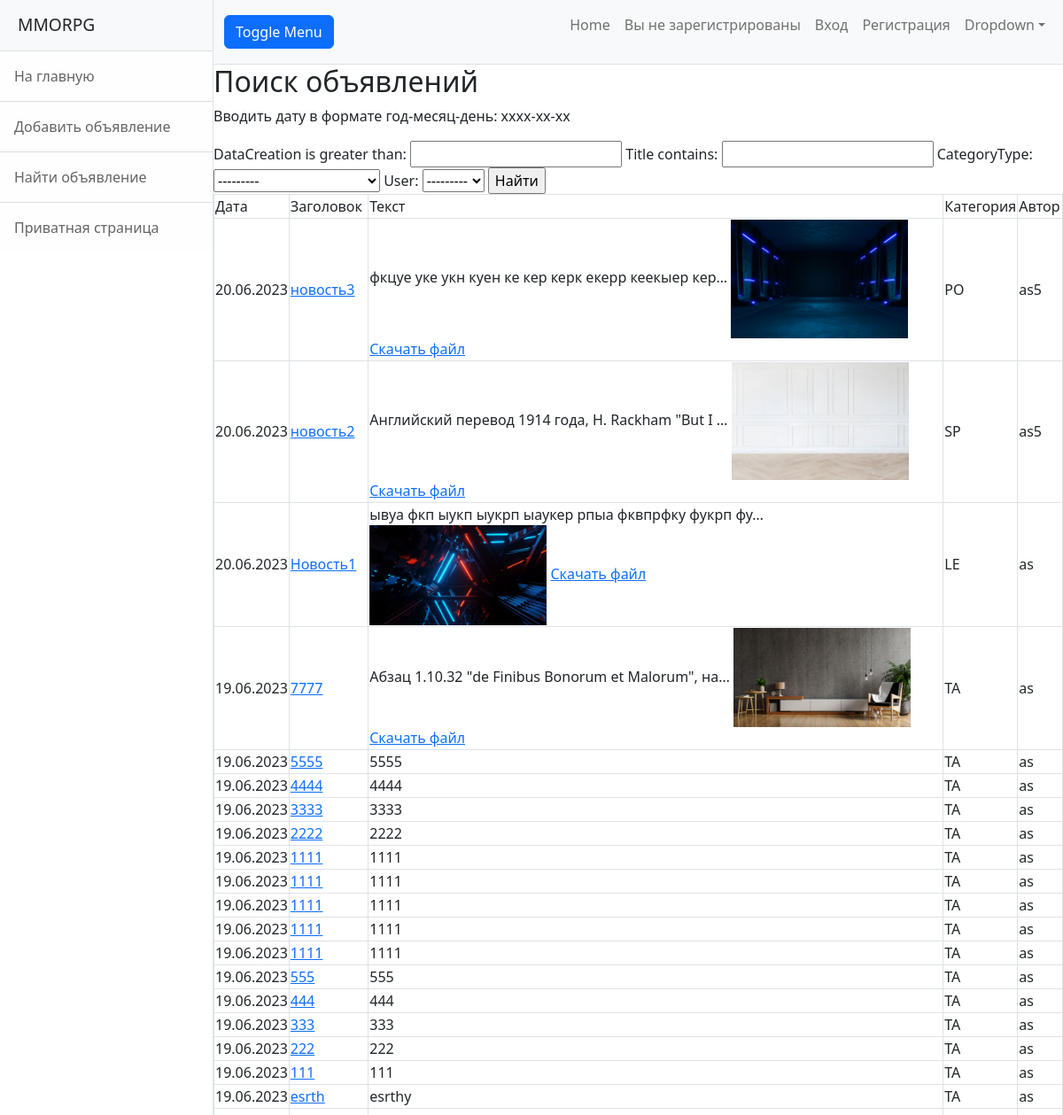
Page /posts/search/ (upper part) on the earlier database version.
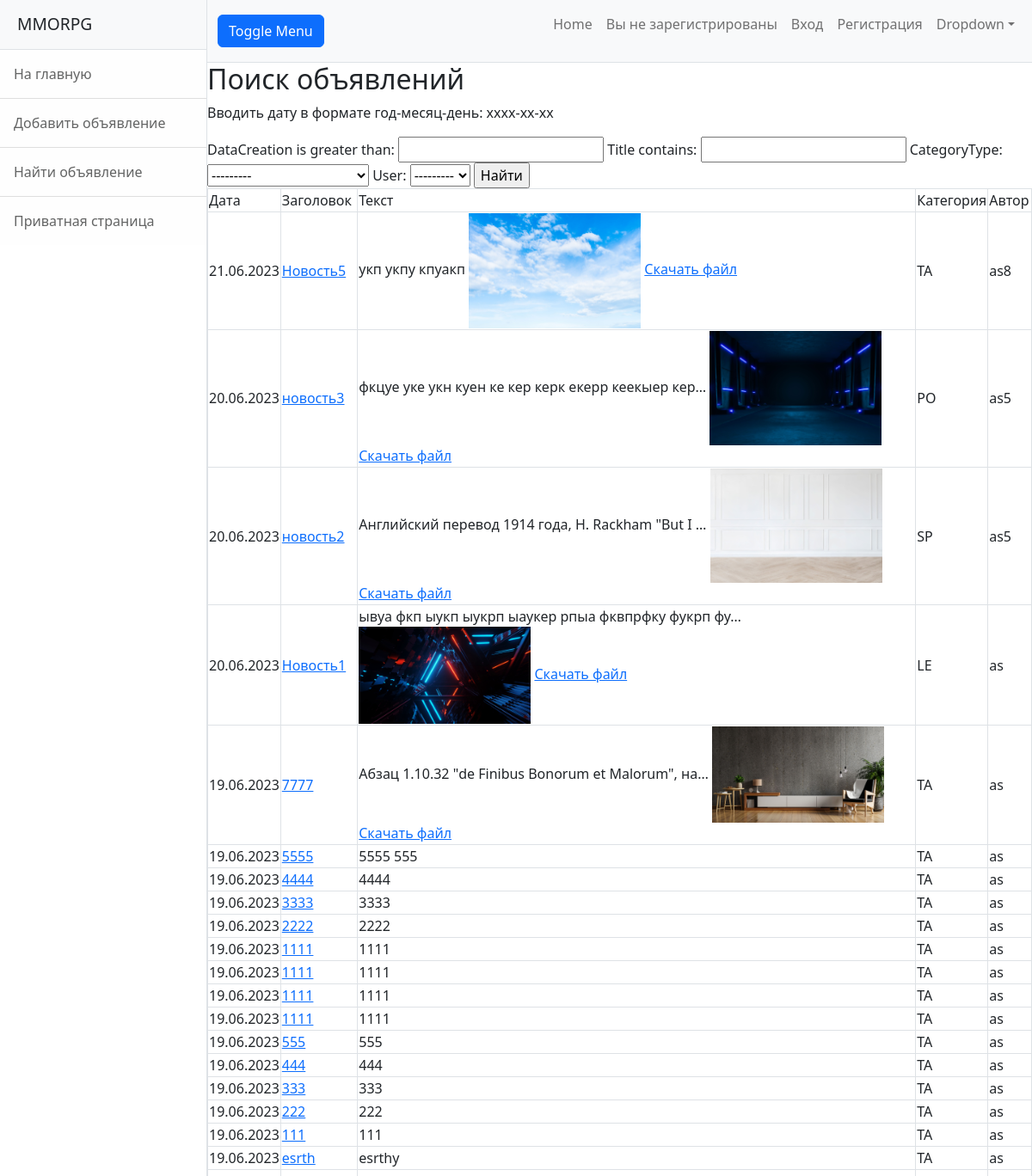
Same page on the later database version.
### postsapp/models.py (models this page shows, shortened)
class Post(models.Model):
    tanks = 'TA'
    gila = 'GI'
    dd = 'DD'
    merchants = 'ME'
    guildmasters = 'GU'
    questgivers = 'QU'
    blacksmiths = 'BL'
    leatherworkers = 'LE'
    potions = 'PO'
    spell_masters = 'SP'
    CATEGORY_CHOICES = [
        (tanks, 'Танки'),
        (gila, 'Хилы'),
        (dd, 'ДД'),
        (merchants, 'Торговцы'),
        (guildmasters, 'Гилдмастеры'),
        (questgivers, 'Квестгиверы'),
        (blacksmiths, 'Кузнецы'),
        (leatherworkers, 'Кожевники'),
        (potions, 'Зельевары'),
        (spell_masters, 'Мастера заклинаний'),
    ]
    dataCreation = models.DateTimeField(auto_now_add=True)
    user = models.ForeignKey(User, null=True, on_delete=models.CASCADE)
    title = models.CharField(max_length=128)
    categoryType = models.CharField(max_length=2, choices=CATEGORY_CHOICES, default=tanks)
    contentText = models.TextField()
    contentImage = models.ImageField(upload_to=user_directory_path, blank=True)
    contentFile = models.FileField(upload_to=user_directory_path, blank=True)
    is_private = models.BooleanField(default=False)

### postsapp/views.py (the view)
# urls.py: path('search/', PostsSearchView.as_view(), name='search'),
class PostsSearchView(ListView):
    model = Post  # указываем модель, объекты которой мы будем выводить
    template_name = 'search.html'  # указываем имя шаблона, в котором будет лежать HTML, в нём будут все инструкции о том, как именно пользователю должны вывестись наши объекты
    ordering = ['-dataCreation']
    paginate_by = 6
    def get_context_data(self, **kwargs):  # забираем отфильтрованные объекты переопределяя метод get_context_data у наследуемого класса (привет, полиморфизм, мы скучали!!!)
        context = super().get_context_data(**kwargs)
        context['filter'] = PostFilter(self.request.GET, queryset=self.get_queryset())  # вписываем наш фильтр в контекст
        return context

### postsapp/templatetags/custom_filters.py (called while the page is built)
@register.filter(name='censor')     # регистрируем наш фильтр под именем censor, чтоб django понимал, что это именно фильтр, а не простая функция
def censor(value):                   # первый аргумент здесь — это то значение, к которому надо применить фильтр
    for word in badwordsList:
        value = value.replace(word, '***')
    return value

### templates/search.html (shortened to what this page needs)
{% extends 'flatpages/default.html' %}
{% load custom_filters %}
{% block content %}
    <h2>Поиск объявлений</h2>
    <p>Вводить дату в формате год-месяц-день: хххх-xx-xx</p>
    <form method="GET">
        {{ filter.form }}
        <input type="submit" value="Найти">
    </form>
 <table>
            <tr>
                <td>
                    Дата
                </td>
                <td>
                    Заголовок
                </td>
                <td>
                    Текст
                </td>
                <td>
                    Категория
                </td>
                <td>
                    Автор
                </td>
            </tr>
        {% for post in filter.qs %}
            <tr>
                <td>
                    {{ post.dataCreation|date:'d.m.Y' }}
                </td>
                <td>
                    <a href="{% url 'post' post.id %}">{{ post.title|censor }}</a>
                </td>
                <td>
                    {{ post.contentText|truncatechars:50|censor }}
                    {% if post.contentImage %}
                        <img width="200" src="{{ post.contentImage.url }}" alt="Изображение">
                    {% endif %}
                    {% if post.contentFile %}
                        <a href="{{ post.contentFile.url }}">Скачать файл</a>
                    {% endif %}
                </td>
                <td>
                    {{ post.categoryType }}
                </td>
                <td>
                    {{ post.user }}
                </td>
            </tr>
        {% endfor %}
        </table>
{% endblock content %}

Differences in the rows shown:
removed Post: dataCreation "19.06.2023", title|censor "1111", contentText|censor "1111", categoryType "TA", user "as"
added Post: dataCreation "21.06.2023", title|censor "Новость5", contentText|censor "укп укпу кпуакп", contentImage (picture), categoryType "TA", user "as8"
changed Post (number 6 of 19 on the later page): contentText|censor "5555" → "5555 555"
